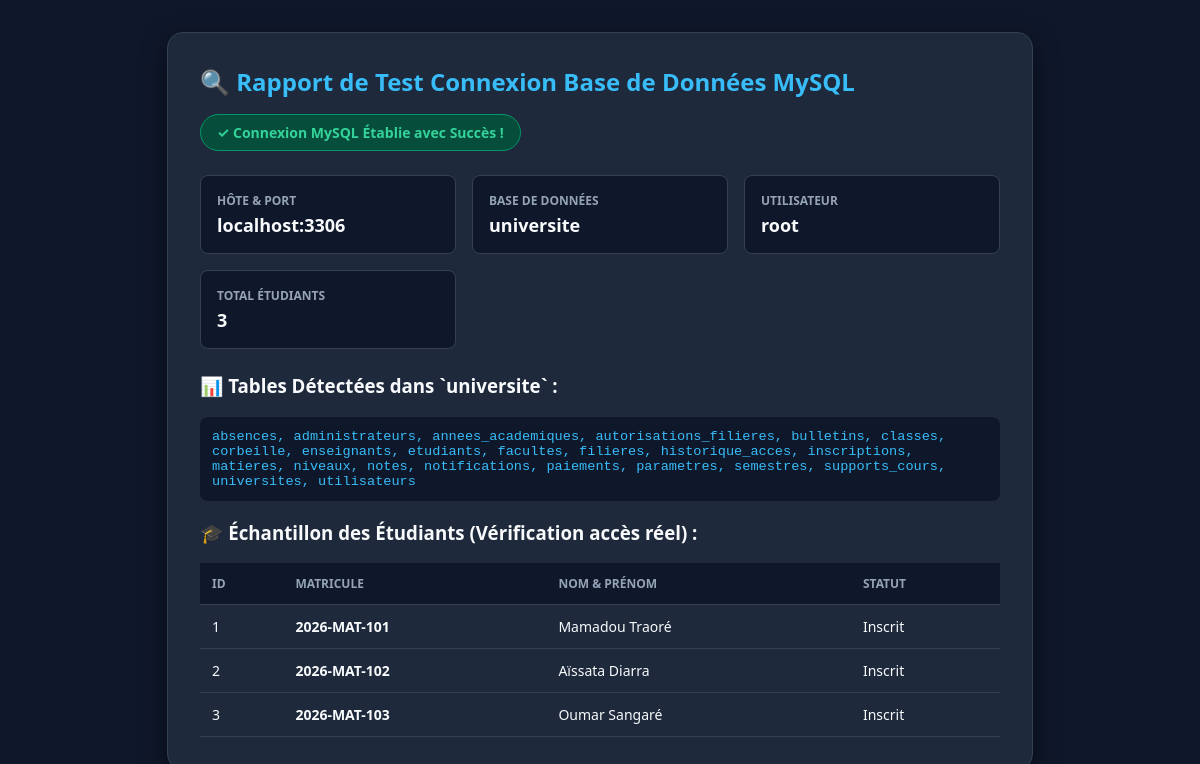
Screenshot of /test_db.php with the database file from the repository.
### tables this page shows
CREATE TABLE `etudiants` (
  `id` INT AUTO_INCREMENT PRIMARY KEY,
  `matricule` VARCHAR(50) NOT NULL UNIQUE,
  `nom` VARCHAR(100) NOT NULL,
  `prenom` VARCHAR(100) NOT NULL,
  `date_naissance` DATE DEFAULT NULL,
  `lieu_naissance` VARCHAR(100) DEFAULT 'Bamako',
  `sexe` ENUM('M', 'F') NOT NULL DEFAULT 'M',
  `genre` ENUM('M', 'F') DEFAULT 'M',
  `nationalite` VARCHAR(50) DEFAULT 'Mali',
  `email` VARCHAR(100) DEFAULT NULL,
  `telephone` VARCHAR(30) DEFAULT NULL,
  `adresse` VARCHAR(255) DEFAULT NULL,
  `classe_id` INT NOT NULL,
  `filiere_id` INT DEFAULT NULL,
  `niveau_id` INT DEFAULT NULL,
  `statut` VARCHAR(50) DEFAULT 'Inscrit',
  `est_bloque` TINYINT(1) DEFAULT 0,
  `statut_compte` VARCHAR(20) DEFAULT 'Actif',
  `tuteur_nom` VARCHAR(100) DEFAULT NULL,
  `tuteur_prenom` VARCHAR(100) DEFAULT NULL,
  `tuteur_telephone` VARCHAR(30) DEFAULT NULL,
  `date_inscription` DATETIME DEFAULT CURRENT_TIMESTAMP,
  `mot_de_passe` VARCHAR(255) NOT NULL DEFAULT 'etudiant123',
  `photo_url` LONGTEXT DEFAULT NULL,
  `created_at` TIMESTAMP DEFAULT CURRENT_TIMESTAMP,
  FOREIGN KEY (`classe_id`) REFERENCES `classes`(`id`) ON DELETE CASCADE,
  FOREIGN KEY (`filiere_id`) REFERENCES `filieres`(`id`) ON DELETE SET NULL
);

### test_db.php (the view, shortened to what this page needs)
<?php
function loadEnv($path = __DIR__ . '/.env') {
    if (!file_exists($path)) {
        $path = __DIR__ . '/.env.example';
    }
    $lines = file($path, FILE_IGNORE_NEW_LINES | FILE_SKIP_EMPTY_LINES);
    $env = [];
    foreach ($lines as $line) {
        $line = trim($line);
        if (strpos($line, '#') === 0 || empty($line)) continue;
        list($name, $value) = explode('=', $line, 2) + [NULL, NULL];
        if ($name !== NULL) {
            $env[trim($name)] = trim($value, " \t\n\r\0\x0B\"'");
        }
    }
    return $env;
}
$env = loadEnv();
$host     = $env['MYSQL_HOST']     ?? 'localhost';
$port     = $env['MYSQL_PORT']     ?? '3306';
$user     = $env['MYSQL_USER']     ?? 'root';
$password = $env['MYSQL_PASSWORD'] ?? '';
$database = $env['MYSQL_DATABASE'] ?? 'gestio_scolaire';
$connected = false;
$tables_found = [];
$etudiants_list = [];
$total_etudiants = 0;
try {
    $dsn = "mysql:host=$host;port=$port;dbname=$database;charset=utf8mb4";
    $pdo = new PDO($dsn, $user, $password, [
        PDO::ATTR_ERRMODE => PDO::ERRMODE_EXCEPTION,
        PDO::ATTR_DEFAULT_FETCH_MODE => PDO::FETCH_ASSOC,
        PDO::ATTR_TIMEOUT => 5
    ]);
    $connected = true;
    $stmt = $pdo->query("SHOW TABLES");
    while ($row = $stmt->fetch(PDO::FETCH_NUM)) {
        $tables_found[] = $row[0];
    }
    if (in_array('etudiants', $tables_found)) {
        $stmtCount = $pdo->query("SELECT COUNT(*) FROM etudiants");
        $total_etudiants = (int)$stmtCount->fetchColumn();
        $stmtEtudiants = $pdo->query("SELECT id, matricule, nom, prenom, statut FROM etudiants LIMIT 10");
        $etudiants_list = $stmtEtudiants->fetchAll();
    }
} catch (PDOException $e) {
    $connected = false;
    $error_message = $e->getMessage();
}
?>
<!DOCTYPE html>
<html lang="fr">
<head>
</head>
<body>
    <div class="card">
        <h1>🔍 Rapport de Test Connexion Base de Données MySQL</h1>
        <?php if ($connected): ?>
            <div class="status-badge success">
                ✓ Connexion MySQL Établie avec Succès !
            </div>
            <div class="grid">
                <div class="box">
                    <div class="box-title">Hôte & Port</div>
                    <div class="box-value"><?= htmlspecialchars($host) ?>:<?= htmlspecialchars($port) ?></div>
                </div>
                <div class="box">
                    <div class="box-title">Base de Données</div>
                    <div class="box-value"><?= htmlspecialchars($database) ?></div>
                </div>
                <div class="box">
                    <div class="box-title">Utilisateur</div>
                    <div class="box-value"><?= htmlspecialchars($user) ?></div>
                </div>
                <div class="box">
                    <div class="box-title">Total Étudiants</div>
                    <div class="box-value"><?= $total_etudiants ?></div>
                </div>
            </div>
            <h3>📊 Tables Détectées dans `<?= htmlspecialchars($database) ?>` :</h3>
            <p class="code"><?= implode(', ', $tables_found) ?: 'Aucune table trouvée' ?></p>
            <?php if (!empty($etudiants_list)): ?>
                <h3>🎓 Échantillon des Étudiants (Vérification accès réel) :</h3>
                <table>
                    <thead>
                        <tr>
                            <th>ID</th>
                            <th>Matricule</th>
                            <th>Nom & Prénom</th>
                            <th>Statut</th>
                        </tr>
                    </thead>
                    <tbody>
                        <?php foreach ($etudiants_list as $e): ?>
                            <tr>
                                <td><?= htmlspecialchars($e['id']) ?></td>
                                <td><b><?= htmlspecialchars($e['matricule']) ?></b></td>
                                <td><?= htmlspecialchars($e['prenom'] . ' ' . $e['nom']) ?></td>
                                <td><?= htmlspecialchars($e['statut']) ?></td>
                            </tr>
                        <?php endforeach; ?>
                    </tbody>
                </table>
            <?php endif; ?>
        <?php endif; ?>
    </div>
</body>
</html>

### test_db.php (style rules this page uses)
body { font-family: system-ui, -apple-system, sans-serif; background: #0f172a; color: #f8fafc; padding: 2rem; margin: 0; }
.card { background: #1e293b; border-radius: 1rem; padding: 2rem; max-width: 800px; margin: 0 auto; box-shadow: 0 10px 25px rgba(0,0,0,0.5); border: 1px solid #334155; }
.status-badge { display: inline-flex; align-items: center; gap: 0.5rem; padding: 0.5rem 1rem; border-radius: 9999px; font-weight: bold; font-size: 0.875rem; }
.success { background: #064e3b; color: #34d399; border: 1px solid #059669; }
h1 { margin-top: 0; font-size: 1.5rem; color: #38bdf8; }
.grid { display: grid; grid-template-columns: repeat(auto-fit, minmax(200px, 1fr)); gap: 1rem; margin: 1.5rem 0; }
.box { background: #0f172a; padding: 1rem; border-radius: 0.5rem; border: 1px solid #334155; }
.box-title { font-size: 0.75rem; text-transform: uppercase; color: #94a3b8; font-weight: bold; }
.box-value { font-size: 1.125rem; font-weight: bold; margin-top: 0.25rem; word-break: break-all; }
table { width: 100%; border-collapse: collapse; margin-top: 1rem; font-size: 0.875rem; }
th, td { text-align: left; padding: 0.75rem; border-bottom: 1px solid #334155; }
th { background: #0f172a; color: #94a3b8; text-transform: uppercase; font-size: 0.75rem; }
.code { font-family: monospace; background: #0f172a; padding: 0.75rem; border-radius: 0.5rem; color: #38bdf8; font-size: 0.85rem; overflow-x: auto; }

### rows the page displays
etudiants: id "1", matricule "2026-MAT-101", prenom+nom "Mamadou Traoré", statut "Inscrit"
etudiants: id "2", matricule "2026-MAT-102", prenom+nom "Aïssata Diarra", statut "Inscrit"
etudiants: id "3", matricule "2026-MAT-103", prenom+nom "Oumar Sangaré", statut "Inscrit"

### other values shown
$host "localhost"
$port "3306"
$database "universite"
$user "root"
$total_etudiants "3"
